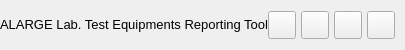
           <widget class="QFrame" name="contentTopBg">
            <property name="minimumSize">
             <size>
              <width>0</width>
              <height>50</height>
             </size>
            </property>
            <property name="maximumSize">
             <size>
              <width>16777215</width>
              <height>50</height>
             </size>
            </property>
            <property name="frameShape">
             <enum>QFrame::Shape::NoFrame</enum>
            </property>
            <property name="frameShadow">
             <enum>QFrame::Shadow::Raised</enum>
            </property>
            <layout class="QHBoxLayout" name="horizontalLayout">
             <property name="spacing">
              <number>0</number>
             </property>
             <property name="leftMargin">
              <number>0</number>
             </property>
             <property name="topMargin">
              <number>0</number>
             </property>
             <property name="rightMargin">
              <number>10</number>
             </property>
             <property name="bottomMargin">
              <number>0</number>
             </property>
             <item>
              <widget class="QFrame" name="leftBox">
               <property name="sizePolicy">
                <sizepolicy hsizetype="Expanding" vsizetype="Preferred">
                 <horstretch>0</horstretch>
                 <verstretch>0</verstretch>
                </sizepolicy>
               </property>
               <property name="frameShape">
                <enum>QFrame::Shape::NoFrame</enum>
               </property>
               <property name="frameShadow">
                <enum>QFrame::Shadow::Raised</enum>
               </property>
               <layout class="QHBoxLayout" name="horizontalLayout_3">
                <property name="spacing">
                 <number>0</number>
                </property>
                <property name="leftMargin">
                 <number>0</number>
                </property>
                <property name="topMargin">
                 <number>0</number>
                </property>
                <property name="rightMargin">
                 <number>0</number>
                </property>
                <property name="bottomMargin">
                 <number>0</number>
                </property>
                <item>
                 <widget class="QLabel" name="titleRightInfo">
                  <property name="sizePolicy">
                   <sizepolicy hsizetype="Preferred" vsizetype="Expanding">
                    <horstretch>0</horstretch>
                    <verstretch>0</verstretch>
                   </sizepolicy>
                  </property>
                  <property name="maximumSize">
                   <size>
                    <width>16777215</width>
                    <height>45</height>
                   </size>
                  </property>
                  <property name="font">
                   <font>
                    <family>Segoe UI</family>
                    <pointsize>10</pointsize>
                    <italic>false</italic>
                    <bold>false</bold>
                   </font>
                  </property>
                  <property name="text">
                   <string>ALARGE Lab. Test Equipments Reporting Tool</string>
                  </property>
                  <property name="alignment">
                   <set>Qt::AlignmentFlag::AlignLeading|Qt::AlignmentFlag::AlignLeft|Qt::AlignmentFlag::AlignVCenter</set>
                  </property>
                 </widget>
                </item>
               </layout>
              </widget>
             </item>
             <item alignment="Qt::AlignmentFlag::AlignRight">
              <widget class="QFrame" name="rightButtons">
               <property name="minimumSize">
                <size>
                 <width>0</width>
                 <height>28</height>
                </size>
               </property>
               <property name="frameShape">
                <enum>QFrame::Shape::NoFrame</enum>
               </property>
               <property name="frameShadow">
                <enum>QFrame::Shadow::Raised</enum>
               </property>
               <layout class="QHBoxLayout" name="horizontalLayout_2">
                <property name="spacing">
                 <number>5</number>
                </property>
                <property name="leftMargin">
                 <number>0</number>
                </property>
                <property name="topMargin">
                 <number>0</number>
                </property>
                <property name="rightMargin">
                 <number>0</number>
                </property>
                <property name="bottomMargin">
                 <number>0</number>
                </property>
                <item>
                 <widget class="QPushButton" name="settingsTopBtn">
                  <property name="minimumSize">
                   <size>
                    <width>28</width>
                    <height>28</height>
                   </size>
                  </property>
                  <property name="maximumSize">
                   <size>
                    <width>28</width>
                    <height>28</height>
                   </size>
                  </property>
                  <property name="cursor">
                   <cursorShape>PointingHandCursor</cursorShape>
                  </property>
                  <property name="toolTip">
                   <string>Settings</string>
                  </property>
                  <property name="text">
                   <string/>
                  </property>
                  <property name="icon">
                   <iconset resource="../pyqt6/Modern_GUI_PyDracula_PySide6_or_PyQt6/resources.qrc">
                    <normaloff>:/icons/images/icons/icon_settings.png</normaloff>:/icons/images/icons/icon_settings.png</iconset>
                  </property>
                  <property name="iconSize">
                   <size>
                    <width>20</width>
                    <height>20</height>
                   </size>
                  </property>
                 </widget>
                </item>
                <item>
                 <widget class="QPushButton" name="minimizeAppBtn">
                  <property name="minimumSize">
                   <size>
                    <width>28</width>
                    <height>28</height>
                   </size>
                  </property>
                  <property name="maximumSize">
                   <size>
                    <width>28</width>
                    <height>28</height>
                   </size>
                  </property>
                  <property name="cursor">
                   <cursorShape>PointingHandCursor</cursorShape>
                  </property>
                  <property name="toolTip">
                   <string>Minimize</string>
                  </property>
                  <property name="text">
                   <string/>
                  </property>
                  <property name="icon">
                   <iconset resource="../pyqt6/Modern_GUI_PyDracula_PySide6_or_PyQt6/resources.qrc">
                    <normaloff>:/icons/images/icons/icon_minimize.png</normaloff>:/icons/images/icons/icon_minimize.png</iconset>
                  </property>
                  <property name="iconSize">
                   <size>
                    <width>20</width>
                    <height>20</height>
                   </size>
                  </property>
                 </widget>
                </item>
                <item>
                 <widget class="QPushButton" name="maximizeRestoreAppBtn">
                  <property name="minimumSize">
                   <size>
                    <width>28</width>
                    <height>28</height>
                   </size>
                  </property>
                  <property name="maximumSize">
                   <size>
                    <width>28</width>
                    <height>28</height>
                   </size>
                  </property>
                  <property name="font">
                   <font>
                    <family>Segoe UI</family>
                    <pointsize>10</pointsize>
                    <italic>false</italic>
                    <bold>false</bold>
                    <stylestrategy>PreferDefault</stylestrategy>
                   </font>
                  </property>
                  <property name="cursor">
                   <cursorShape>PointingHandCursor</cursorShape>
                  </property>
                  <property name="toolTip">
                   <string>Maximize</string>
                  </property>
                  <property name="text">
                   <string/>
                  </property>
                  <property name="icon">
                   <iconset resource="../pyqt6/Modern_GUI_PyDracula_PySide6_or_PyQt6/resources.qrc">
                    <normaloff>:/icons/images/icons/icon_maximize.png</normaloff>:/icons/images/icons/icon_maximize.png</iconset>
                  </property>
                  <property name="iconSize">
                   <size>
                    <width>20</width>
                    <height>20</height>
                   </size>
                  </property>
                 </widget>
                </item>
                <item>
                 <widget class="QPushButton" name="closeAppBtn">
                  <property name="minimumSize">
                   <size>
                    <width>28</width>
                    <height>28</height>
                   </size>
                  </property>
                  <property name="maximumSize">
                   <size>
                    <width>28</width>
                    <height>28</height>
                   </size>
                  </property>
                  <property name="cursor">
                   <cursorShape>PointingHandCursor</cursorShape>
                  </property>
                  <property name="toolTip">
                   <string>Close</string>
                  </property>
                  <property name="text">
                   <string/>
                  </property>
                  <property name="icon">
                   <iconset resource="../pyqt6/Modern_GUI_PyDracula_PySide6_or_PyQt6/resources.qrc">
                    <normaloff>:/icons/images/icons/icon_close.png</normaloff>:/icons/images/icons/icon_close.png</iconset>
                  </property>
                  <property name="iconSize">
                   <size>
                    <width>20</width>
                    <height>20</height>
                   </size>
                  </property>
                 </widget>
                </item>
               </layout>
              </widget>
             </item>
            </layout>
           </widget>
